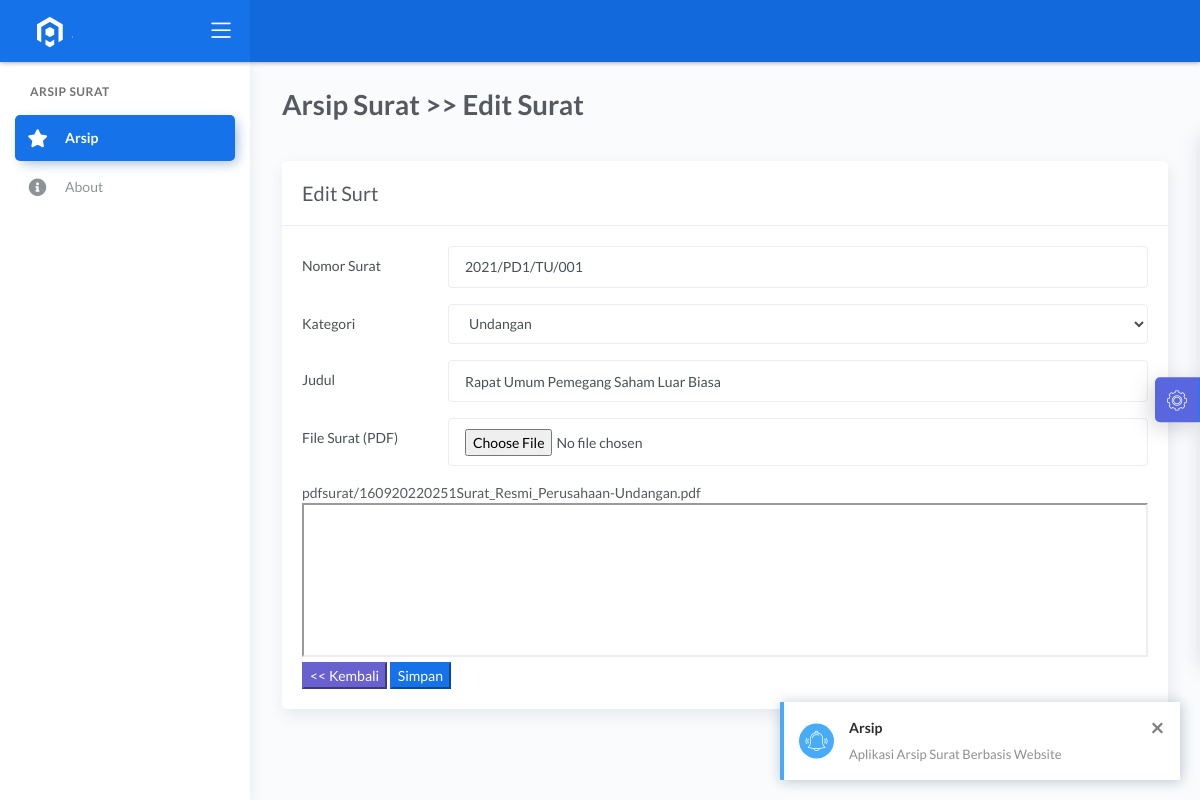
Screenshot of /edit.php?id=6 with the database file from the repository.
### tables this page shows
CREATE TABLE `surat` (
  `id` int(11) NOT NULL,
  `nomor` varchar(100) NOT NULL,
  `kategori` varchar(50) NOT NULL,
  `judul` varchar(100) NOT NULL,
  `waktu` datetime NOT NULL,
  `file` varchar(100) NOT NULL
);

### edit.php (the view, shortened to what this page needs)
<?php
$id = $_GET['id'];
?>
<!DOCTYPE html>
<html lang="en">
<head>
    <?php include 'include/head.php'; ?>
</head>
<body>
    <?php include 'include/header.php'; ?>
    <?php include 'include/sidebar.php'; ?>
    <div class="main-panel">
        <div class="content">
            <div class="page-inner">
                <div class="page-header">
                    <div class="d-flex align-items-left align-items-md-center flex-column flex-md-row">
                        <div>
                            <h1 class="pb-2 fw-bold">Arsip Surat >> Edit Surat </h1>
                        </div>
                    </div>
                </div>
                <div class="row">
                    <div class="col-md-12">
                        <div class="card">
                            <div class="card-header">
                                <h4 class="card-title">Edit Surt</h4>
                            </div>
                            <div class="card-body">
                                <?php
                                include 'koneksi.php';
                                $surat = mysqli_query($con, "SELECT * from surat WHERE id = $id");
                                foreach ($surat as $data){
                            ?>
                                <form action="prosesedit.php" method="POST" enctype="multipart/form-data">
                                    <div class="row mb-3">
                                        <label for="inputEmail3" class="col-sm-2 col-form-label">Nomor Surat</label>
                                        <div class="col-sm-10">
                                            <input type="text" class="form-control" name="nomor"
                                                value="<?php echo $data['nomor']; ?>">
                                        </div>
                                    </div>
                                    <div class="row mb-3">
                                        <label for="inputEmail3" class="col-sm-2 col-form-label">Kategori</label>
                                        <div class="col-sm-10">
                                            <select id="inputState" class="form-control form-control" name="kategori">
                                                <?php
                                                if ($data['kategori'] == 'Undangan') {
                                                    echo "<option selected>Undangan</option>
                                                          <option>Pengumuman</option>
                                                          <option>Nota Dinas</option>
                                                          <option>Pemberitahuan</option>";
                                                } elseif ($data['kategori'] == 'Pengumuman') {
                                                    echo "<option>Undangan</option>
                                                                                                                        <option selected>Pengumuman</option>
                                                                                                                        <option>Nota Dinas</option>
                                                                                                                        <option>Pemberitahuan</option>";
                                                } elseif ($data['kategori'] == 'Nota Dinas') {
                                                    echo "<option>Undangan</option>
                                                                                                                        <option>Pengumuman</option>
                                                                                                                        <option selected>Nota Dinas</option>
                                                                                                                        <option>Pemberitahuan</option>";
                                                } else {
                                                    echo "<option>Undangan</option>
                                                                                                                        <option>Pengumuman</option>
                                                                                                                        <option>Nota Dinas</option>
                                                                                                                        <optionselected>Pemberitahuan</option";
                                                }
                                                ?>
                                            </select>
                                        </div>
                                    </div>
                                    <div class="row mb-3">
                                        <label for="inputEmail3" class="col-sm-2 col-form-label">Judul</label>
                                        <div class="col-sm-10">
                                            <input type="text" class="form-control" name="judul"
                                                value="<?php echo $data['judul']; ?>">
                                        </div>
                                    </div>
                                    <div class="row mb-3">
                                        <label for="inputPassword3" class="col-sm-2 col-form-label">File Surat
                                            (PDF)</label>
                                        <div class="col-sm-10">
                                            <input type="file" name="file" class="form-control"
                                                value="<?php echo $data['file']; ?>">
                                        </div>
                                    </div>
                                    <div class="text-left"><?php echo $data['file']; ?></div>
                                    <iframe src="<?php echo $data['file']; ?>" width="100%" style="height:100%"></iframe>
                                    <div class="text-left">
                                        <a href="index.php"><button type="button" class="btn-secondary">
                                                << Kembali</button></a>
                                        <button type="submit" class="btn-primary">Simpan</button>
                                    </div>
                                </form>
                                <?php
                                    }
                                ?>
                            </div>
                        </div>
                    </div>
                </div>
            </div>
        </div>
    </div>
    <?php include 'include/custom.php'; ?>
</body>
</html>

### rows the page displays
surat: nomor "2021/PD1/TU/001", kategori "Undangan", judul "Rapat Umum Pemegang Saham Luar Biasa", file "pdfsurat/160920220251Surat_Resmi_Perusahaan-Undangan.pdf"
